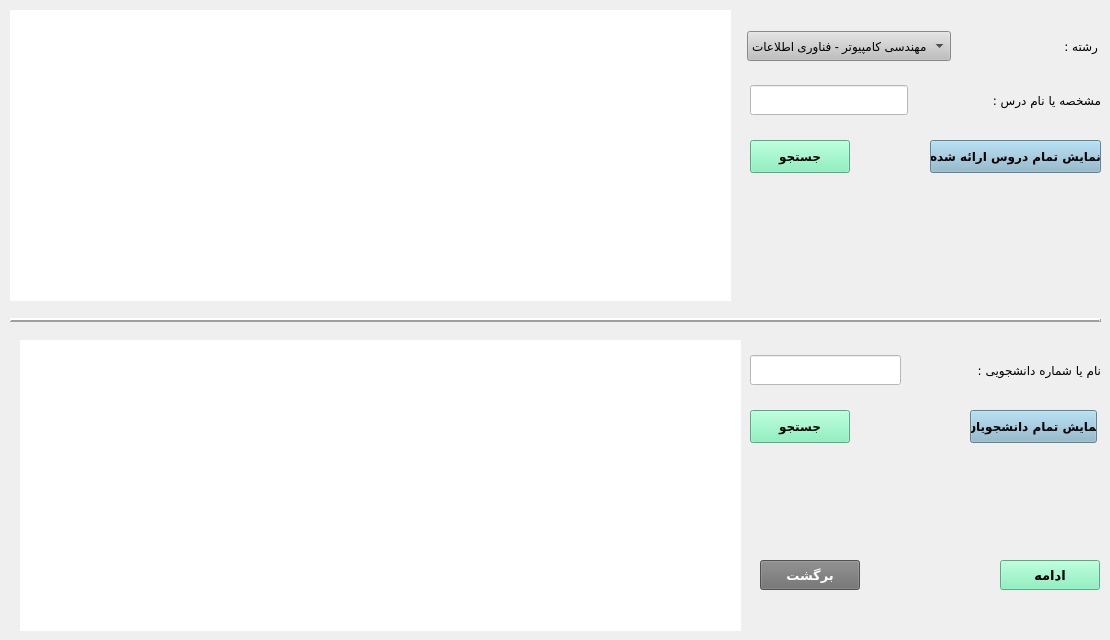
     <widget class="QWidget" name="page">
      <widget class="QWidget" name="layoutWidget_4">
       <property name="geometry">
        <rect>
         <x>750</x>
         <y>80</y>
         <width>351</width>
         <height>41</height>
        </rect>
       </property>
       <layout class="QHBoxLayout" name="horizontalLayout_16">
        <item>
         <widget class="QLineEdit" name="lineEdit_entekhabID_2">
          <property name="minimumSize">
           <size>
            <width>0</width>
            <height>30</height>
           </size>
          </property>
          <property name="styleSheet">
           <string notr="true">background-color: white;</string>
          </property>
         </widget>
        </item>
        <item>
         <spacer name="horizontalSpacer_14">
          <property name="orientation">
           <enum>Qt::Horizontal</enum>
          </property>
          <property name="sizeType">
           <enum>QSizePolicy::Minimum</enum>
          </property>
          <property name="sizeHint" stdset="0">
           <size>
            <width>78</width>
            <height>19</height>
           </size>
          </property>
         </spacer>
        </item>
        <item>
         <widget class="QLabel" name="label_3">
          <property name="font">
           <font>
            <family>B Titr</family>
            <pointsize>9</pointsize>
            <weight>50</weight>
            <bold>false</bold>
           </font>
          </property>
          <property name="text">
           <string>مشخصه یا نام درس :</string>
          </property>
         </widget>
        </item>
       </layout>
      </widget>
      <widget class="QPushButton" name="pushButton_showErae_2">
       <property name="geometry">
        <rect>
         <x>930</x>
         <y>140</y>
         <width>171</width>
         <height>33</height>
        </rect>
       </property>
       <property name="minimumSize">
        <size>
         <width>100</width>
         <height>30</height>
        </size>
       </property>
       <property name="font">
        <font>
         <family>B Nazanin</family>
         <pointsize>9</pointsize>
         <weight>75</weight>
         <bold>true</bold>
        </font>
       </property>
       <property name="styleSheet">
        <string notr="true">background-color:rgb(136, 182, 204)</string>
       </property>
       <property name="text">
        <string>نمایش تمام دروس ارائه شده</string>
       </property>
      </widget>
      <widget class="QWidget" name="layoutWidget_5">
       <property name="geometry">
        <rect>
         <x>747</x>
         <y>30</y>
         <width>351</width>
         <height>32</height>
        </rect>
       </property>
       <layout class="QHBoxLayout" name="horizontalLayout_17">
        <item>
         <widget class="QComboBox" name="comboBox_field">
          <property name="minimumSize">
           <size>
            <width>100</width>
            <height>30</height>
           </size>
          </property>
          <property name="styleSheet">
           <string notr="true">background-color :rgb(191, 191, 191)</string>
          </property>
          <item>
           <property name="text">
            <string>مهندسی کامپیوتر - فناوری اطلاعات</string>
           </property>
          </item>
          <item>
           <property name="text">
            <string>مهندسی عمران</string>
           </property>
          </item>
          <item>
           <property name="text">
            <string>مهندسی مواد</string>
           </property>
          </item>
          <item>
           <property name="text">
            <string>مهندسی معدن</string>
           </property>
          </item>
          <item>
           <property name="text">
            <string>مهندسی هوافضا</string>
           </property>
          </item>
         </widget>
        </item>
        <item>
         <spacer name="horizontalSpacer_15">
          <property name="orientation">
           <enum>Qt::Horizontal</enum>
          </property>
          <property name="sizeHint" stdset="0">
           <size>
            <width>40</width>
            <height>20</height>
           </size>
          </property>
         </spacer>
        </item>
        <item>
         <widget class="QLabel" name="label_12">
          <property name="font">
           <font>
            <family>B Titr</family>
            <pointsize>9</pointsize>
            <weight>50</weight>
            <bold>false</bold>
           </font>
          </property>
          <property name="text">
           <string>رشته :</string>
          </property>
         </widget>
        </item>
       </layout>
      </widget>
      <widget class="QPushButton" name="pushButton_findLesson_2">
       <property name="geometry">
        <rect>
         <x>750</x>
         <y>140</y>
         <width>100</width>
         <height>33</height>
        </rect>
       </property>
       <property name="minimumSize">
        <size>
         <width>100</width>
         <height>30</height>
        </size>
       </property>
       <property name="font">
        <font>
         <family>B Nazanin</family>
         <pointsize>9</pointsize>
         <weight>75</weight>
         <bold>true</bold>
        </font>
       </property>
       <property name="styleSheet">
        <string notr="true">background-color:rgb(118, 240, 179)</string>
       </property>
       <property name="text">
        <string>جستجو</string>
       </property>
      </widget>
      <widget class="QPushButton" name="pushButton_back">
       <property name="geometry">
        <rect>
         <x>760</x>
         <y>560</y>
         <width>100</width>
         <height>30</height>
        </rect>
       </property>
       <property name="minimumSize">
        <size>
         <width>100</width>
         <height>30</height>
        </size>
       </property>
       <property name="font">
        <font>
         <family>B Nazanin</family>
         <pointsize>10</pointsize>
         <weight>75</weight>
         <bold>true</bold>
        </font>
       </property>
       <property name="styleSheet">
        <string notr="true">background-color:rgb(111, 111, 111);
color : white
</string>
       </property>
       <property name="text">
        <string>برگشت</string>
       </property>
      </widget>
      <widget class="QPushButton" name="pushButton_showStu_2">
       <property name="geometry">
        <rect>
         <x>970</x>
         <y>410</y>
         <width>127</width>
         <height>33</height>
        </rect>
       </property>
       <property name="minimumSize">
        <size>
         <width>100</width>
         <height>30</height>
        </size>
       </property>
       <property name="font">
        <font>
         <family>B Nazanin</family>
         <pointsize>9</pointsize>
         <weight>75</weight>
         <bold>true</bold>
        </font>
       </property>
       <property name="styleSheet">
        <string notr="true">background-color:rgb(136, 182, 204)</string>
       </property>
       <property name="text">
        <string>نمایش تمام دانشجویان</string>
       </property>
      </widget>
      <widget class="QPushButton" name="pushButton_continue">
       <property name="geometry">
        <rect>
         <x>1000</x>
         <y>560</y>
         <width>100</width>
         <height>30</height>
        </rect>
       </property>
       <property name="minimumSize">
        <size>
         <width>100</width>
         <height>30</height>
        </size>
       </property>
       <property name="font">
        <font>
         <family>B Nazanin</family>
         <pointsize>10</pointsize>
         <weight>75</weight>
         <bold>true</bold>
        </font>
       </property>
       <property name="styleSheet">
        <string notr="true">background-color:rgb(118, 240, 179)</string>
       </property>
       <property name="text">
        <string>ادامه</string>
       </property>
      </widget>
      <widget class="QWidget" name="layoutWidget_6">
       <property name="geometry">
        <rect>
         <x>750</x>
         <y>350</y>
         <width>351</width>
         <height>41</height>
        </rect>
       </property>
       <layout class="QHBoxLayout" name="horizontalLayout_18">
        <item>
         <widget class="QLineEdit" name="lineEdit_stuCode_2">
          <property name="minimumSize">
           <size>
            <width>0</width>
            <height>30</height>
           </size>
          </property>
          <property name="styleSheet">
           <string notr="true">background-color: white;
</string>
          </property>
         </widget>
        </item>
        <item>
         <spacer name="horizontalSpacer_16">
          <property name="orientation">
           <enum>Qt::Horizontal</enum>
          </property>
          <property name="sizeType">
           <enum>QSizePolicy::Minimum</enum>
          </property>
          <property name="sizeHint" stdset="0">
           <size>
            <width>70</width>
            <height>20</height>
           </size>
          </property>
         </spacer>
        </item>
        <item>
         <widget class="QLabel" name="label_4">
          <property name="font">
           <font>
            <family>B Titr</family>
            <pointsize>9</pointsize>
            <weight>50</weight>
            <bold>false</bold>
           </font>
          </property>
          <property name="text">
           <string>نام یا شماره دانشجویی :</string>
          </property>
         </widget>
        </item>
       </layout>
      </widget>
      <widget class="Line" name="line_4">
       <property name="geometry">
        <rect>
         <x>10</x>
         <y>310</y>
         <width>1091</width>
         <height>20</height>
        </rect>
       </property>
       <property name="frameShadow">
        <enum>QFrame::Raised</enum>
       </property>
       <property name="lineWidth">
        <number>2</number>
       </property>
       <property name="orientation">
        <enum>Qt::Horizontal</enum>
       </property>
      </widget>
      <widget class="QPushButton" name="pushButton_findStu_2">
       <property name="geometry">
        <rect>
         <x>750</x>
         <y>410</y>
         <width>100</width>
         <height>33</height>
        </rect>
       </property>
       <property name="minimumSize">
        <size>
         <width>100</width>
         <height>30</height>
        </size>
       </property>
       <property name="font">
        <font>
         <family>B Nazanin</family>
         <pointsize>9</pointsize>
         <weight>75</weight>
         <bold>true</bold>
        </font>
       </property>
       <property name="styleSheet">
        <string notr="true">background-color:rgb(118, 240, 179)</string>
       </property>
       <property name="text">
        <string>جستجو</string>
       </property>
      </widget>
      <widget class="QTableView" name="tableView_lesson">
       <property name="geometry">
        <rect>
         <x>10</x>
         <y>10</y>
         <width>721</width>
         <height>291</height>
        </rect>
       </property>
       <property name="minimumSize">
        <size>
         <width>0</width>
         <height>0</height>
        </size>
       </property>
       <property name="font">
        <font>
         <family>B Nazanin</family>
         <pointsize>10</pointsize>
         <weight>75</weight>
         <bold>true</bold>
        </font>
       </property>
       <property name="focusPolicy">
        <enum>Qt::ClickFocus</enum>
       </property>
       <property name="styleSheet">
        <string notr="true"/>
       </property>
       <property name="frameShape">
        <enum>QFrame::NoFrame</enum>
       </property>
       <property name="frameShadow">
        <enum>QFrame::Plain</enum>
       </property>
       <property name="verticalScrollBarPolicy">
        <enum>Qt::ScrollBarAsNeeded</enum>
       </property>
       <property name="horizontalScrollBarPolicy">
        <enum>Qt::ScrollBarAlwaysOff</enum>
       </property>
       <property name="sizeAdjustPolicy">
        <enum>QAbstractScrollArea::AdjustIgnored</enum>
       </property>
       <property name="autoScroll">
        <bool>false</bool>
       </property>
       <property name="editTriggers">
        <set>QAbstractItemView::NoEditTriggers</set>
       </property>
       <property name="tabKeyNavigation">
        <bool>false</bool>
       </property>
       <property name="showDropIndicator" stdset="0">
        <bool>false</bool>
       </property>
       <property name="dragDropOverwriteMode">
        <bool>false</bool>
       </property>
       <property name="alternatingRowColors">
        <bool>false</bool>
       </property>
       <property name="selectionMode">
        <enum>QAbstractItemView::SingleSelection</enum>
       </property>
       <property name="selectionBehavior">
        <enum>QAbstractItemView::SelectRows</enum>
       </property>
       <property name="textElideMode">
        <enum>Qt::ElideNone</enum>
       </property>
       <property name="showGrid">
        <bool>true</bool>
       </property>
       <property name="gridStyle">
        <enum>Qt::DashDotDotLine</enum>
       </property>
       <property name="wordWrap">
        <bool>true</bool>
       </property>
      </widget>
      <widget class="QTableView" name="tableView_stu">
       <property name="geometry">
        <rect>
         <x>20</x>
         <y>340</y>
         <width>721</width>
         <height>291</height>
        </rect>
       </property>
       <property name="minimumSize">
        <size>
         <width>0</width>
         <height>0</height>
        </size>
       </property>
       <property name="font">
        <font>
         <family>B Nazanin</family>
         <pointsize>10</pointsize>
         <weight>75</weight>
         <bold>true</bold>
        </font>
       </property>
       <property name="focusPolicy">
        <enum>Qt::ClickFocus</enum>
       </property>
       <property name="styleSheet">
        <string notr="true"/>
       </property>
       <property name="frameShape">
        <enum>QFrame::NoFrame</enum>
       </property>
       <property name="frameShadow">
        <enum>QFrame::Plain</enum>
       </property>
       <property name="verticalScrollBarPolicy">
        <enum>Qt::ScrollBarAsNeeded</enum>
       </property>
       <property name="horizontalScrollBarPolicy">
        <enum>Qt::ScrollBarAlwaysOff</enum>
       </property>
       <property name="sizeAdjustPolicy">
        <enum>QAbstractScrollArea::AdjustIgnored</enum>
       </property>
       <property name="autoScroll">
        <bool>false</bool>
       </property>
       <property name="editTriggers">
        <set>QAbstractItemView::NoEditTriggers</set>
       </property>
       <property name="tabKeyNavigation">
        <bool>false</bool>
       </property>
       <property name="showDropIndicator" stdset="0">
        <bool>false</bool>
       </property>
       <property name="dragDropOverwriteMode">
        <bool>false</bool>
       </property>
       <property name="alternatingRowColors">
        <bool>false</bool>
       </property>
       <property name="selectionMode">
        <enum>QAbstractItemView::SingleSelection</enum>
       </property>
       <property name="selectionBehavior">
        <enum>QAbstractItemView::SelectRows</enum>
       </property>
       <property name="textElideMode">
        <enum>Qt::ElideNone</enum>
       </property>
       <property name="showGrid">
        <bool>true</bool>
       </property>
       <property name="gridStyle">
        <enum>Qt::DashDotDotLine</enum>
       </property>
       <property name="wordWrap">
        <bool>true</bool>
       </property>
      </widget>
     </widget>
